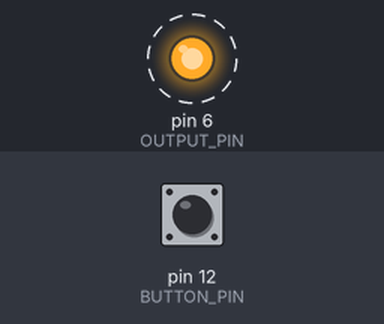
A sketch run on a simulated Arduino Uno, built with avr-gcc and run on an emulated ATmega328P. On the bench: output pins drawn as LEDs (lit = HIGH). Dashed ring = blinking. The test bench sets the inputs (shaded band); at power-on: pin 12 (BUTTON_PIN) HIGH.

Above: at 0.87 s.
1.3 s: pin 12 (BUTTON_PIN) pulled LOW for 3.2 s
At 1.37 s:
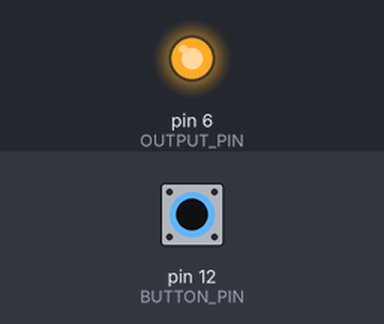
At 2.6 s:
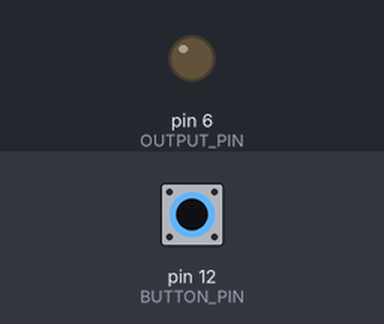
Timing chart, 0 to 12.0 s (numbered marks = the images above; inputs shaded):
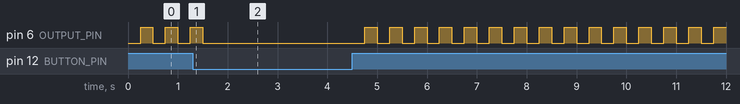

Measured:
- by itself, pin 6 (OUTPUT_PIN): repeats every 0.50 s: HIGH 0.25 s, LOW 0.25 s

The sketch:

transSolenoidTimer.ino
```cpp
//Button on and off state
//solenoid will repeatedly trigger during button on state

const int BUTTON_PIN = 12;
const int OUTPUT_PIN = 6;

unsigned long lastDebounceTime = 0;
unsigned long bounceDelay = 10;

int buttonState = LOW;
int lastButtonState = LOW;

unsigned long now = 0;
unsigned long previousMillis = 0;

// This is what sets how quickly you are switching
// your output pin between HIGH and LOW.
// Maybe we can set the speed with a potentiometer?
int timer = 250; // Duration between HIGH states, milliseconds.
int timerPlus = timer + 250; // How is the pin HIGH

void setup()
{
  pinMode(BUTTON_PIN, INPUT_PULLUP);
  pinMode(OUTPUT_PIN, OUTPUT);
}

void loop()
{
    now = millis();

    // Read the value form our button pin.
    int reading = digitalRead(BUTTON_PIN);

    // Did it change?
    if (reading != lastButtonState)
    {
      lastDebounceTime = now;
    }

    if ((now-lastDebounceTime) > bounceDelay)
    {
      if (reading != buttonState)
      {
        buttonState = reading;
      }
    }

    lastButtonState = reading;

    checktime();
}


void checktime()
{
  if (now - previousMillis >= timerPlus)
  {
      digitalWrite(OUTPUT_PIN, LOW);

      previousMillis = now;
  }
  else if (now - previousMillis >= timer)
  {
    if (buttonState)
    {
      digitalWrite(OUTPUT_PIN, HIGH);
    }
  }
  else
  {
     digitalWrite(OUTPUT_PIN, LOW);
  }
}
```
